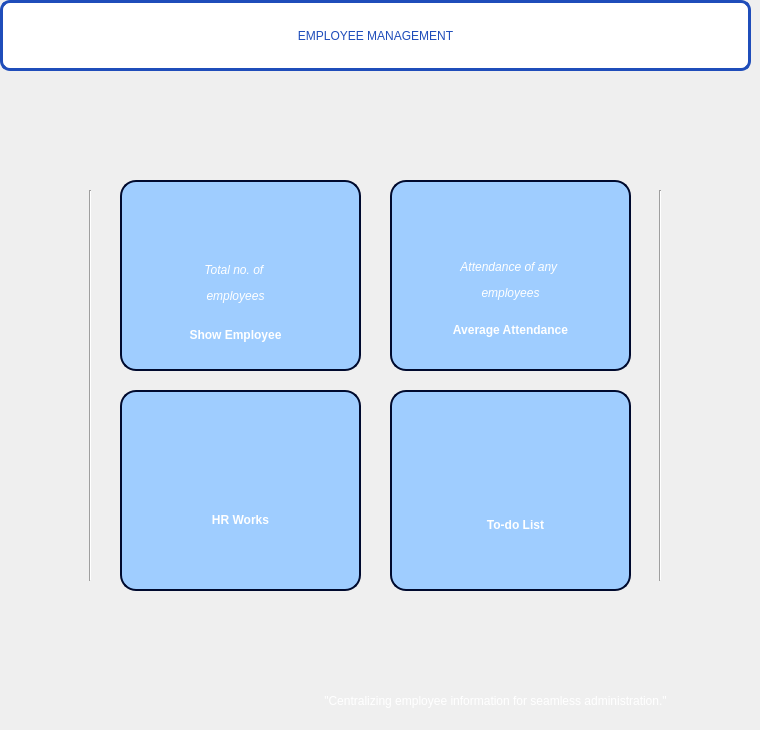
    <widget class="QWidget" name="pageDashboard">
     <widget class="QFrame" name="frame_2">
      <property name="geometry">
       <rect>
        <x>390</x>
        <y>180</y>
        <width>241</width>
        <height>191</height>
       </rect>
      </property>
      <property name="styleSheet">
       <string notr="true">border: 2px solid rgb(255, 191, 0);
border-radius: 16px;
border: 2px solid  rgb(0, 10, 46);
background-color: rgb(159, 205, 255);

</string>
      </property>
      <property name="frameShape">
       <enum>QFrame::WinPanel</enum>
      </property>
      <property name="frameShadow">
       <enum>QFrame::Raised</enum>
      </property>
      <widget class="QLabel" name="label_4">
       <property name="geometry">
        <rect>
         <x>80</x>
         <y>20</y>
         <width>61</width>
         <height>41</height>
        </rect>
       </property>
       <property name="styleSheet">
        <string notr="true">border: none;</string>
       </property>
       <property name="text">
        <string/>
       </property>
       <property name="pixmap">
        <pixmap>../../Downloads/immigration.png</pixmap>
       </property>
       <property name="scaledContents">
        <bool>true</bool>
       </property>
      </widget>
      <widget class="QLabel" name="label_5">
       <property name="geometry">
        <rect>
         <x>50</x>
         <y>70</y>
         <width>141</width>
         <height>61</height>
        </rect>
       </property>
       <property name="styleSheet">
        <string notr="true">border: none;
font: 11pt &quot;Times New Roman&quot;;
color: rgb(255, 255, 255);</string>
       </property>
       <property name="text">
        <string>&lt;html&gt;&lt;head/&gt;&lt;body&gt;&lt;p align=&quot;center&quot;&gt;&lt;span style=&quot; font-style:italic;&quot;&gt;Attendance of any &lt;/span&gt;&lt;/p&gt;&lt;p align=&quot;center&quot;&gt;&lt;span style=&quot; font-style:italic;&quot;&gt;employees&lt;/span&gt;&lt;/p&gt;&lt;/body&gt;&lt;/html&gt;</string>
       </property>
      </widget>
      <widget class="QLabel" name="avgAttendance">
       <property name="geometry">
        <rect>
         <x>20</x>
         <y>130</y>
         <width>201</width>
         <height>41</height>
        </rect>
       </property>
       <property name="styleSheet">
        <string notr="true">border: none;
font: 13pt &quot;Times New Roman&quot;;
color: rgb(255, 255, 255);</string>
       </property>
       <property name="text">
        <string>&lt;html&gt;&lt;head/&gt;&lt;body&gt;&lt;p align=&quot;center&quot;&gt;&lt;span style=&quot; font-weight:600;&quot;&gt;Average Attendance&lt;/span&gt;&lt;/p&gt;&lt;/body&gt;&lt;/html&gt;</string>
       </property>
      </widget>
     </widget>
     <widget class="QFrame" name="frameHrWorks">
      <property name="geometry">
       <rect>
        <x>120</x>
        <y>390</y>
        <width>241</width>
        <height>201</height>
       </rect>
      </property>
      <property name="styleSheet">
       <string notr="true">border-radius: 16px;
color: rgb(255, 255, 255);
background-color: rgb(159, 205, 255);
border: 2px solid  rgb(0, 10, 46);


</string>
      </property>
      <property name="frameShape">
       <enum>QFrame::WinPanel</enum>
      </property>
      <property name="frameShadow">
       <enum>QFrame::Raised</enum>
      </property>
      <widget class="QLabel" name="label_9">
       <property name="geometry">
        <rect>
         <x>90</x>
         <y>40</y>
         <width>61</width>
         <height>51</height>
        </rect>
       </property>
       <property name="styleSheet">
        <string notr="true">border: none;</string>
       </property>
       <property name="text">
        <string/>
       </property>
       <property name="pixmap">
        <pixmap>../../Downloads/desk.png</pixmap>
       </property>
       <property name="scaledContents">
        <bool>true</bool>
       </property>
      </widget>
      <widget class="QLabel" name="label_10">
       <property name="geometry">
        <rect>
         <x>60</x>
         <y>120</y>
         <width>121</width>
         <height>21</height>
        </rect>
       </property>
       <property name="styleSheet">
        <string notr="true">border: none;
font: 13pt &quot;Times New Roman&quot;;
color: rgb(255, 255, 255);</string>
       </property>
       <property name="text">
        <string>&lt;html&gt;&lt;head/&gt;&lt;body&gt;&lt;p align=&quot;center&quot;&gt;&lt;span style=&quot; font-weight:600;&quot;&gt;HR Works&lt;/span&gt;&lt;/p&gt;&lt;/body&gt;&lt;/html&gt;</string>
       </property>
      </widget>
     </widget>
     <widget class="QFrame" name="frameTodo">
      <property name="geometry">
       <rect>
        <x>390</x>
        <y>390</y>
        <width>241</width>
        <height>201</height>
       </rect>
      </property>
      <property name="styleSheet">
       <string notr="true">border-radius: 16px;
color: rgb(255, 255, 255);
background-color: rgb(159, 205, 255);
border: 2px solid  rgb(0, 10, 46);


</string>
      </property>
      <property name="frameShape">
       <enum>QFrame::WinPanel</enum>
      </property>
      <property name="frameShadow">
       <enum>QFrame::Raised</enum>
      </property>
      <widget class="QLabel" name="label_7">
       <property name="geometry">
        <rect>
         <x>90</x>
         <y>30</y>
         <width>71</width>
         <height>61</height>
        </rect>
       </property>
       <property name="styleSheet">
        <string notr="true">border: none;</string>
       </property>
       <property name="text">
        <string/>
       </property>
       <property name="pixmap">
        <pixmap>../../Downloads/to-do-list.png</pixmap>
       </property>
       <property name="scaledContents">
        <bool>true</bool>
       </property>
      </widget>
      <widget class="QLabel" name="label_11">
       <property name="geometry">
        <rect>
         <x>70</x>
         <y>120</y>
         <width>111</width>
         <height>31</height>
        </rect>
       </property>
       <property name="styleSheet">
        <string notr="true">border: none;
font: 14pt &quot;Times New Roman&quot;;
color: rgb(255, 255, 255);</string>
       </property>
       <property name="text">
        <string>&lt;html&gt;&lt;head/&gt;&lt;body&gt;&lt;p align=&quot;center&quot;&gt;&lt;span style=&quot; font-weight:600;&quot;&gt;To-do List&lt;/span&gt;&lt;/p&gt;&lt;/body&gt;&lt;/html&gt;</string>
       </property>
      </widget>
     </widget>
     <widget class="QFrame" name="frame">
      <property name="geometry">
       <rect>
        <x>120</x>
        <y>180</y>
        <width>241</width>
        <height>191</height>
       </rect>
      </property>
      <property name="styleSheet">
       <string notr="true">border-radius: 16px;
color: rgb(255, 255, 255);
background-color: rgb(159, 205, 255);
border: 2px solid  rgb(0, 10, 46);
</string>
      </property>
      <property name="frameShape">
       <enum>QFrame::WinPanel</enum>
      </property>
      <property name="frameShadow">
       <enum>QFrame::Raised</enum>
      </property>
      <widget class="QLabel" name="label_2">
       <property name="geometry">
        <rect>
         <x>60</x>
         <y>80</y>
         <width>111</width>
         <height>61</height>
        </rect>
       </property>
       <property name="styleSheet">
        <string notr="true">border: none;
font: 11pt &quot;Times New Roman&quot;;
color: rgb(255, 191, 0);
color: rgb(255, 255, 255);</string>
       </property>
       <property name="text">
        <string>&lt;html&gt;&lt;head/&gt;&lt;body&gt;&lt;p align=&quot;center&quot;&gt;&lt;span style=&quot; font-style:italic;&quot;&gt;Total no. of &lt;/span&gt;&lt;/p&gt;&lt;p align=&quot;center&quot;&gt;&lt;span style=&quot; font-style:italic;&quot;&gt;employees&lt;br/&gt;&lt;/span&gt;&lt;/p&gt;&lt;/body&gt;&lt;/html&gt;</string>
       </property>
       <property name="wordWrap">
        <bool>true</bool>
       </property>
      </widget>
      <widget class="QLabel" name="showEmployee">
       <property name="geometry">
        <rect>
         <x>30</x>
         <y>140</y>
         <width>171</width>
         <height>31</height>
        </rect>
       </property>
       <property name="styleSheet">
        <string notr="true">font: 13pt &quot;Times New Roman&quot;;
color: rgb(255, 255, 255);
border: none;
</string>
       </property>
       <property name="text">
        <string>&lt;html&gt;&lt;head/&gt;&lt;body&gt;&lt;p align=&quot;center&quot;&gt;&lt;span style=&quot; font-weight:600;&quot;&gt;Show Employee&lt;/span&gt;&lt;/p&gt;&lt;/body&gt;&lt;/html&gt;</string>
       </property>
      </widget>
      <widget class="QLabel" name="label">
       <property name="geometry">
        <rect>
         <x>80</x>
         <y>20</y>
         <width>71</width>
         <height>51</height>
        </rect>
       </property>
       <property name="styleSheet">
        <string notr="true">border: none;</string>
       </property>
       <property name="text">
        <string/>
       </property>
       <property name="pixmap">
        <pixmap>../../Downloads/staff.png</pixmap>
       </property>
       <property name="scaledContents">
        <bool>true</bool>
       </property>
      </widget>
     </widget>
     <widget class="QLabel" name="l_title_5">
      <property name="geometry">
       <rect>
        <x>0</x>
        <y>0</y>
        <width>751</width>
        <height>71</height>
       </rect>
      </property>
      <property name="styleSheet">
       <string notr="true">color: rgb(31, 77, 186);
font: 25pt &quot;Arial Rounded MT Bold&quot;;
font: 25pt &quot;Times New Roman&quot;;
background-color: rgb(255, 255, 255);
border: 3px solid rgb(31, 77, 186);
border-radius: 10px;</string>
      </property>
      <property name="text">
       <string>EMPLOYEE MANAGEMENT</string>
      </property>
      <property name="alignment">
       <set>Qt::AlignCenter</set>
      </property>
     </widget>
     <widget class="Line" name="line_3">
      <property name="geometry">
       <rect>
        <x>80</x>
        <y>190</y>
        <width>20</width>
        <height>391</height>
       </rect>
      </property>
      <property name="styleSheet">
       <string notr="true">color: rgb(255, 255, 255);
background-color: none;</string>
      </property>
      <property name="orientation">
       <enum>Qt::Vertical</enum>
      </property>
     </widget>
     <widget class="Line" name="line_4">
      <property name="geometry">
       <rect>
        <x>650</x>
        <y>190</y>
        <width>20</width>
        <height>391</height>
       </rect>
      </property>
      <property name="styleSheet">
       <string notr="true">color: rgb(255, 255, 255);
background-color: none;</string>
      </property>
      <property name="orientation">
       <enum>Qt::Vertical</enum>
      </property>
     </widget>
     <widget class="QLabel" name="label_21">
      <property name="geometry">
       <rect>
        <x>240</x>
        <y>680</y>
        <width>511</width>
        <height>41</height>
       </rect>
      </property>
      <property name="styleSheet">
       <string notr="true">color:  rgb(255, 255, 255);
font: 75 italic 10pt &quot;Arial&quot;;</string>
      </property>
      <property name="text">
       <string>&quot;Centralizing employee information for seamless administration.&quot;</string>
      </property>
      <property name="alignment">
       <set>Qt::AlignCenter</set>
      </property>
     </widget>
    </widget>
